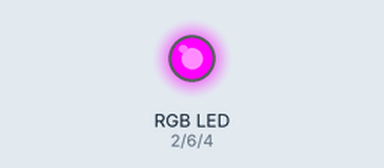
Simulated run of this sketch. Board: Arduino Uno, built with avr-gcc and run on an emulated ATmega328P. Parts: an RGB LED mixed from three pins (HIGH = lit).

Above: at 1.5 s.
At 4.5 s:
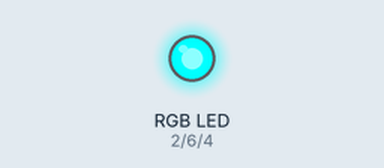
At 7.5 s:
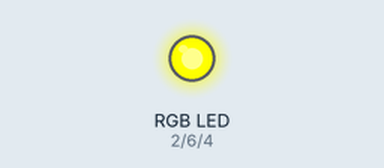
Timing chart, 0 to 11.7 s (numbered marks = the images above):
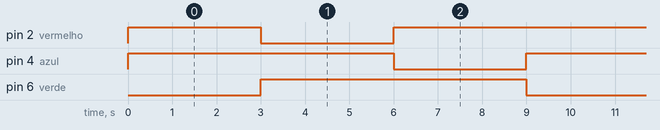

The sketch:

rgb.ino
```cpp
int vermelho = 2;
int azul = 4;
int verde = 6;

void setup()
{
  pinMode(vermelho, OUTPUT);
  pinMode(azul, OUTPUT);
  pinMode(verde, OUTPUT);
}

void loop()
{
  analogWrite(verde, 0);
  analogWrite(vermelho, 255);
  analogWrite(azul, 255);
  delay(3000);

  analogWrite(verde, 255);
  analogWrite(vermelho, 0);
  analogWrite(azul, 255);
  delay(3000);

  analogWrite(verde, 255);
  analogWrite(vermelho, 255);
  analogWrite(azul, 0);
  delay(3000);
}
```

Measured:
- by itself, pin 2 (vermelho): repeats every 9.0 s: LOW 3.0 s, HIGH 6.0 s
- by itself, pin 4 (azul), pin 6 (verde): alternates HIGH for 6.0 s and LOW for 3.0 s
- by itself, everything shown: repeats every 9.0 s, in 3 steps
